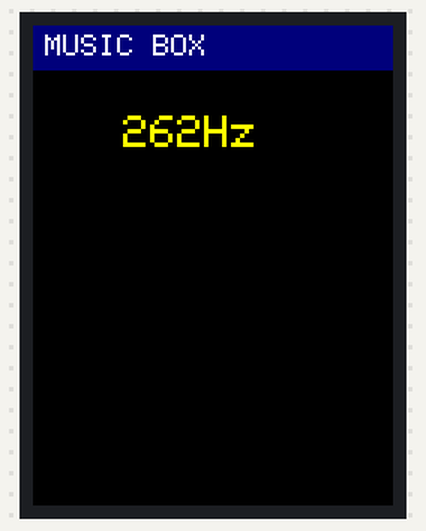
A sketch run on a simulated ESP32-S3. Shown: 240×320 colour display. I2S audio is not simulated (input reads silence); what the sketch prints to the serial monitor is not drawn.

Above: at 0.53 s.
At 2.09 s:
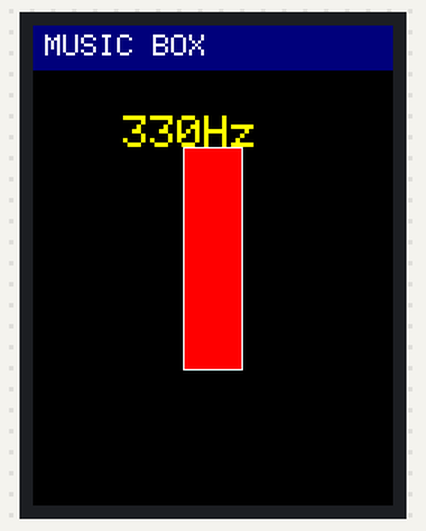
At 3.98 s:
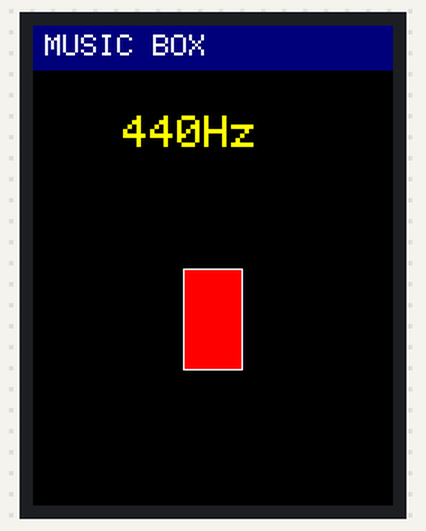
At 7.43 s:
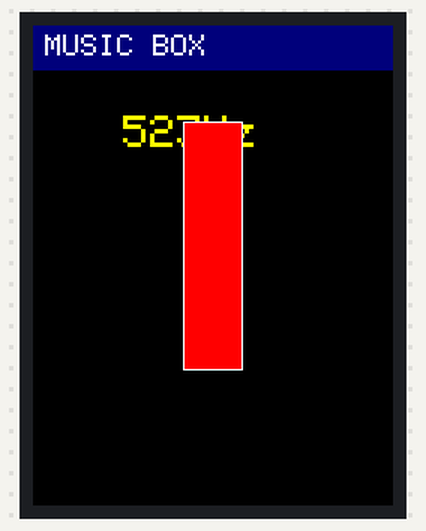
At 11.54 s:
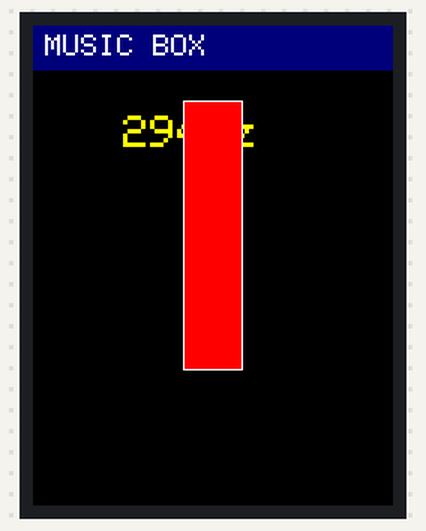
At 14.6 s:
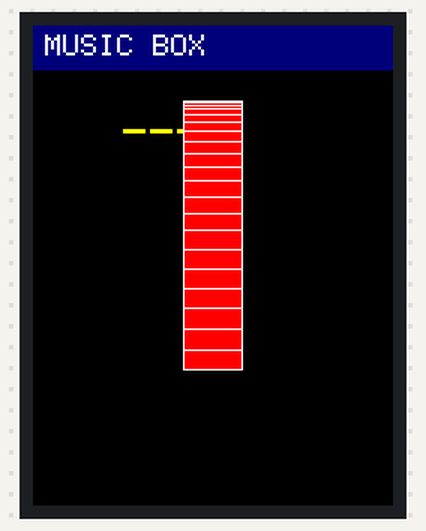

Measured:
- by itself, everything shown: repeats every 14.7 s, in 46 steps
- what the display in image 5 shows lasts 0.6 s, from 14.5 s to 15.1 s

The sketch:

TFT_Audio_Demo.ino
```cpp
/*
 * ST7789 + 喇叭 音画同步 Demo
 * 播放简单旋律，屏幕同步跳动
 *
 * 接线:
 *   TFT:  DC=GPIO7, SCK=GPIO18, SDA=GPIO16, CS=GPIO10
 *   音频: MCLK=GPIO3, BCLK=GPIO46, LRCK=GPIO9, DOUT=GPIO14 (板载NS4168功放)
 */

#include <TFT_eSPI.h>
#include <driver/i2s.h>

// ===== TFT =====
TFT_eSPI tft = TFT_eSPI();

// ===== I2S =====
#define I2S_PORT      I2S_NUM_0
#define I2S_BCLK      46
#define I2S_LRCK      9
#define I2S_DOUT      14
#define I2S_MCLK      3
#define SAMPLE_RATE   16000

// ===== 音符频率 =====
#define NOTE_C4  262
#define NOTE_D4  294
#define NOTE_E4  330
#define NOTE_F4  349
#define NOTE_G4  392
#define NOTE_A4  440
#define NOTE_B4  494
#define NOTE_C5  523

// 旋律: (频率, 时长ms)
struct Note { int freq; int dur; };
Note melody[] = {
  {NOTE_C4, 200}, {NOTE_D4, 200}, {NOTE_E4, 200}, {NOTE_F4, 200},
  {NOTE_G4, 200}, {NOTE_A4, 200}, {NOTE_B4, 200}, {NOTE_C5, 400},
  {0, 200},
  {NOTE_C5, 200}, {NOTE_B4, 200}, {NOTE_A4, 200}, {NOTE_G4, 200},
  {NOTE_F4, 200}, {NOTE_E4, 200}, {NOTE_D4, 200}, {NOTE_C4, 400},
  {0, 500},
};
int melodyLen = sizeof(melody) / sizeof(melody[0]);

// ===== 波形生成 =====
int samplePos = 0;

void initI2S() {
  i2s_config_t i2s_config;
  i2s_config.mode = (i2s_mode_t)(I2S_MODE_MASTER | I2S_MODE_TX);
  i2s_config.sample_rate = SAMPLE_RATE;
  i2s_config.bits_per_sample = I2S_BITS_PER_SAMPLE_16BIT;
  i2s_config.channel_format = I2S_CHANNEL_FMT_ONLY_LEFT;
  i2s_config.communication_format = I2S_COMM_FORMAT_STAND_I2S;
  i2s_config.intr_alloc_flags = ESP_INTR_FLAG_LEVEL1;
  i2s_config.dma_buf_count = 8;
  i2s_config.dma_buf_len = 256;
  i2s_config.use_apll = false;
  i2s_config.tx_desc_auto_clear = true;
  i2s_driver_install(I2S_PORT, &i2s_config, 0, NULL);

  i2s_pin_config_t pins;
  pins.bck_io_num = I2S_BCLK;
  pins.ws_io_num = I2S_LRCK;
  pins.data_out_num = I2S_DOUT;
  pins.data_in_num = I2S_PIN_NO_CHANGE;
  pins.mck_io_num = I2S_MCLK;
  i2s_set_pin(I2S_PORT, &pins);
}

// 播放一个音符
void playNote(int freq, int durMs) {
  int totalSamples = SAMPLE_RATE * durMs / 1000;
  int phase = 0;

  for (int i = 0; i < totalSamples; i++) {
    float t = (float)i / totalSamples;
    float ampEnv = sin(t * PI);

    int16_t sample = 0;
    if (freq > 0) {
      phase += freq * 256 / SAMPLE_RATE;
      float s = sin((phase >> 8) * 2 * PI / 256.0);
      sample = (int16_t)(s * ampEnv * 8000);
    }

    size_t bytesWritten;
    i2s_write(I2S_PORT, &sample, 2, &bytesWritten, portMAX_DELAY);

    // 每200个样本更新屏幕振幅
    if (i % 200 == 0) {
      int barH = (int)(ampEnv * 180);
      tft.fillRect(0, 230, 240, 90, TFT_BLACK);
      tft.fillRect(100, 230 - barH, 40, barH, TFT_RED);
      tft.drawRect(100, 230 - barH, 40, barH, TFT_WHITE);
    }
  }
}

void setup() {
  Serial.begin(115200);
  delay(100);
  Serial.println("Audio + TFT Demo");

  tft.init();
  tft.setRotation(0);
  tft.fillScreen(TFT_BLACK);

  initI2S();

  // 标题
  tft.fillRect(0, 0, 240, 30, TFT_NAVY);
  tft.setTextColor(TFT_WHITE, TFT_NAVY);
  tft.setTextSize(2);
  tft.setCursor(8, 6);
  tft.print("MUSIC BOX");
}

void loop() {
  for (int n = 0; n < melodyLen; n++) {
    int freq = melody[n].freq;
    int dur = melody[n].dur;

    // 显示音符频率
    tft.fillRect(0, 35, 240, 180, TFT_BLACK);
    tft.setTextColor(TFT_YELLOW, TFT_BLACK);
    tft.setTextSize(3);
    tft.setCursor(60, 60);
    if (freq > 0) {
      tft.printf("%dHz", freq);
    } else {
      tft.print("---");
    }

    playNote(freq, dur);
  }

  delay(500);
}
```
